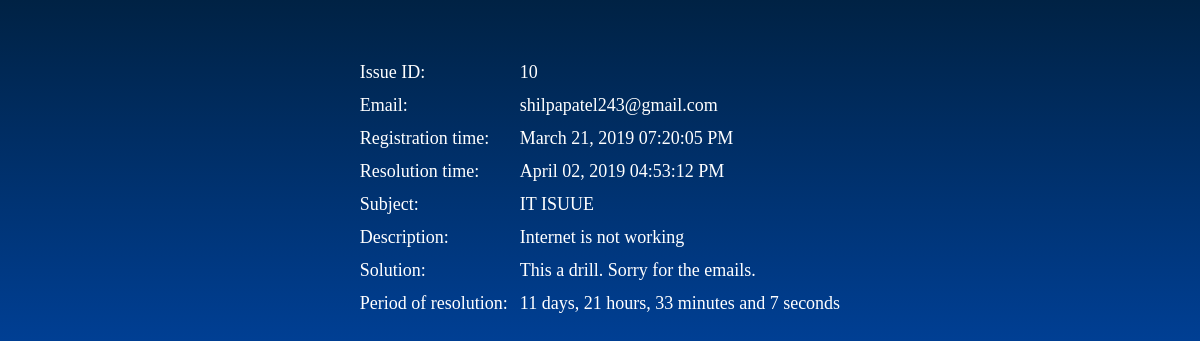
Page /admin/resolved/view.php?id=10 (signed in) on the committed database.
### tables this page shows
CREATE TABLE `issue` (
  `id` int(5) UNSIGNED NOT NULL,
  `password` varchar(10) DEFAULT NULL,
  `email` varchar(30) NOT NULL,
  `subject` varchar(50) NOT NULL,
  `description` varchar(255) DEFAULT NULL,
  `registertime` int(11) UNSIGNED NOT NULL,
  `resolvetime` int(11) DEFAULT NULL,
  `assignment` varchar(10) DEFAULT NULL,
  `resolution` varchar(255) DEFAULT NULL
);

### admin/resolved/view.php (the view, shortened to what this page needs)
<?php
	if(!isset($_SESSION['logged']) || $_SESSION['logged'] != "yes")
	{
		echo "<center>Session has been expired</center>";
		header('Location: sessionExpiry.html');
	}
	else{
	$id = $_GET['id'];
?>
<?php
	$connection=new mysqli("localhost","root","","itticket");
	$result=$connection->query("select * from issue where id = $id");
?>
<?php
	if($result1=$result->fetch_object())
	{
		$email = $result1->email;
		$subject = $result1->subject;
		$description = $result1->description;
		$solution = $result1->resolution;
		$registertime = $result1->registertime;
		$resolvetime = $result1->resolvetime;
	}
?>
<!DOCTYPE html>
<html>
<head>
	<link rel="stylesheet" type="text/css" href="styletable.css">
</head>
<body>
		<br><br><br>
		<table align="center" cellpadding="4" cellspacing="4" class="expanded">
			<tr>
				<td>Issue ID: </td><td><?php echo $id ?></td>
			</tr>
			<tr>
				<td>Email: </td><td><?php echo $email ?></td>
			</tr>
			<tr>
				<td>Registration time: </td><td><?php echo(date("F d, Y h:i:s A", $registertime)) ?></td>
			</tr>
			<tr>
				<td>Resolution time: </td><td><?php echo(date("F d, Y h:i:s A", $resolvetime)) ?></td>
			</tr>
			<tr>
				<td>Subject: </td><td><?php echo $subject ?></td>
			</tr>
			<tr>
				<td>Description: </td><td><?php echo $description ?></td>
			</tr>
			<tr>
				<td>Solution: </td><td><?php echo $solution ?></td>
			</tr>
			<tr>
				<td>Period of resolution: </td><td><?php echo (secondsToTime($resolvetime-$registertime))?></td>
			</tr>
		</table>
</body>
</html>
<?php
	}
	function secondsToTime($seconds) {
		$dtF = new \DateTime('@0');
		$dtT = new \DateTime("@$seconds");
		return $dtF->diff($dtT)->format('%a days, %h hours, %i minutes and %s seconds');
	}
?>

### admin/resolved/styletable.css (style rules this page uses)
body { font-family: Josefin; color: white; margin: 0; background-image: linear-gradient(to top, #0066ff, #002244); background-position: center center; background-size: cover; background-blend-mode: color; height: 800px; }
.expanded { background: none; color: white; font-size: 18px; cursor: pointer; }

### rows in the picture
issue: email "shilpapatel243@gmail.com", registertime "March 21, 2019 07:20:05 PM", resolvetime "April 02, 2019 04:53:12 PM", subject "IT ISUUE", description "Internet is not working", resolution "This a drill. Sorry for the emails.", secondsToTime($resolvetime-$registertime) "11 days, 21 hours, 33 minutes and 7 seconds"

### other values in the picture
$id "10"
